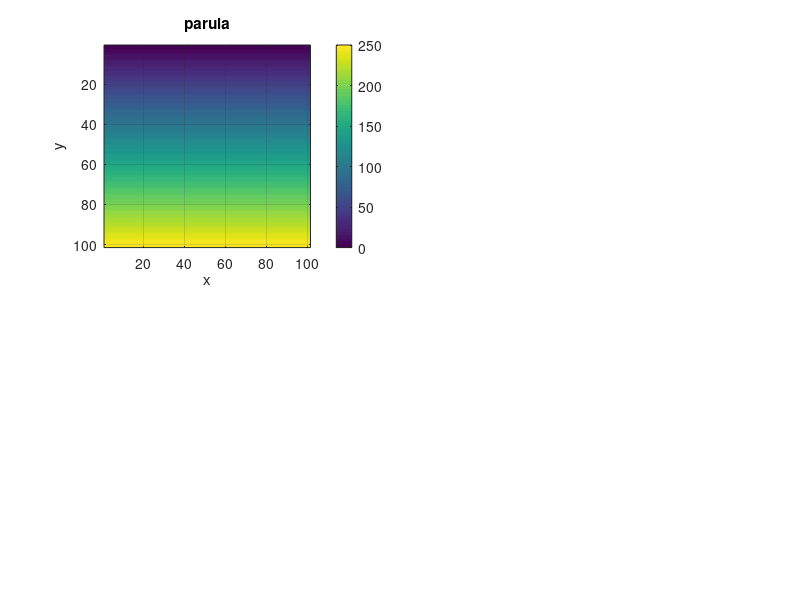

MATLAB code for this plot: (Note: this script raises an error after producing the figure.)
% Создаем фигуру
figure;

axes1=subplot(2, 2, 1); % Создаем 4 подграфика с разными colormap
[x, y] = meshgrid(0:100, 0:100);
z = y*(250/100);

% Определяем значение z, которое будет управлять цветом

% Создаем график поверхности
imagesc(z); % Третий аргумент - нулевая матрица для плоского графика

% Добавляем цветовую шкалу
colorbar;

% Настраиваем оси
xlabel('x');
ylabel('y');
zlabel('z');

% Задаем заголовок
title('parula');
xticks([0, 20, 40, 60, 80, 100]);
yticks([0, 20, 40, 60, 80, 100]);
grid on
view(0, 90)
colormap(axes1,"parula"); % Задаем colormap для 1-го графика

axes2=subplot(2, 2, 2); % Создаем 4 подграфика с разными colormap
[x, y] = meshgrid(0:100, 0:100);
z = (x*(250/100));

% Определяем значение z, которое будет управлять цветом

% Создаем график поверхности
imagesc(z); % Третий аргумент - нулевая матрица для плоского графика

% Добавляем цветовую шкалу
colorbar;

% Настраиваем оси
xlabel('x');
ylabel('y');
zlabel('z');

% Задаем заголовок
title('cool');
xticks([0, 20, 40, 60, 80, 100]);
yticks([0, 20, 40, 60, 80, 100]);
grid on
view(0, 90)
colormap(axes2, "cool"); % Задаем colormap для 2-го графика

axes3=subplot(2, 2, 3); % Создаем 4 подграфика с разными colormap
[x, y] = meshgrid(0:100, 0:100);
z = (x*(250/200))+(y*(250/200));

% Определяем значение z, которое будет управлять цветом

% Создаем график поверхности
imagesc(z); % Третий аргумент - нулевая матрица для плоского графика

% Добавляем цветовую шкалу
colorbar;

% Настраиваем оси
xlabel('x');
ylabel('y');
zlabel('z');

% Задаем заголовок
title('gray');
xticks([0, 20, 40, 60, 80, 100]);
yticks([0, 20, 40, 60, 80, 100]);
grid on
view(0, 90)
colormap(axes3, "gray"); % Задаем colormap для 3-го графика

axes4=subplot(2, 2, 4); % Создаем 4 подграфика с разными colormap
[x, y] = meshgrid(0:100, 0:100);
z = (x*(250/50))+(-y*(250/50));

% Определяем значение z, которое будет управлять цветом

% Создаем график поверхности
imagesc(z); % Третий аргумент - нулевая матрица для плоского графика

% Добавляем цветовую шкалу
colorbar;

% Настраиваем оси
xlabel('x');
ylabel('y');
zlabel('z');

% Задаем заголовок
title('hsv');
xticks([0, 20, 40, 60, 80, 100]);
yticks([0, 20, 40, 60, 80, 100]);
grid on
view(0, 90)
colormap(axes4 ,hsv); % Задаем colormap для 4-го графика

% Отображаем все графики
sgtitle('Четыре графика с разными colormap');